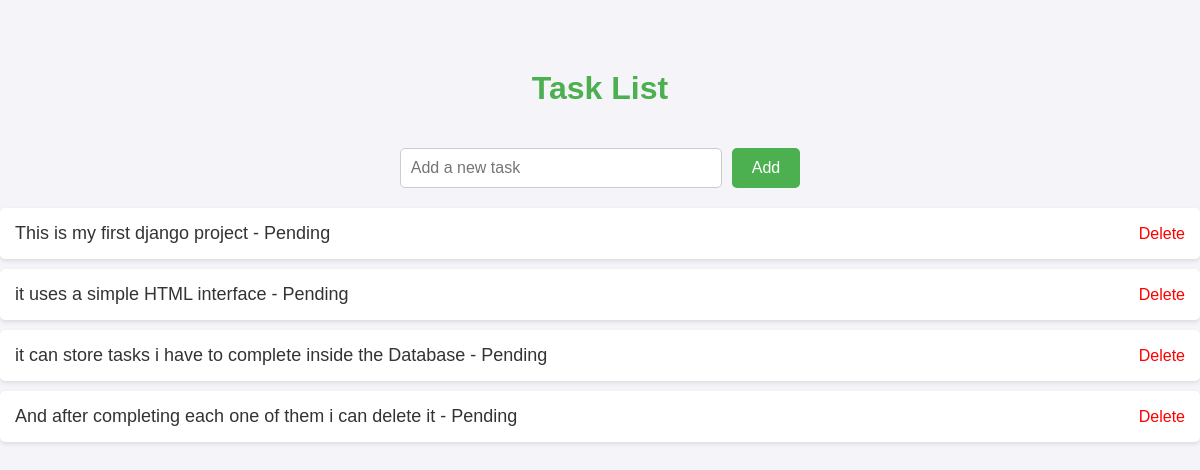
The page / on the database its author committed.
### tasks/models.py (models this page shows, shortened)
class Task(models.Model):
    title = models.CharField(max_length=200)
    completed = models.BooleanField(default=False)

### tasks/views.py (the view)
# urls.py: path('', views.task_list, name='task_list'),
def task_list(request):
    if request.method == 'POST':
        title = request.POST.get('title')
        Task.objects.create(title=title)
        return redirect('task_list')
    tasks = Task.objects.all()
    return render(request, 'task_list.html', {'tasks': tasks})

### templates/task_list.html (shortened to what this page needs)
{% load static %}
<!DOCTYPE html>
<html lang="en">
<head>
    <link rel="stylesheet" href="{% static 'styles.css' %}">
</head>
<body>
    <h1>Task List</h1>
    <form method="post">
        <input type="text" name="title" placeholder="Add a new task" required>
        <button type="submit">Add</button>
    </form>
    <ul>
        {% for task in tasks %}
            <li>
                {{ task.title }} - {% if task.completed %}Done{% else %}Pending{% endif %}
                <a href="{% url 'delete_task' task.id %}" style="color: red; margin-left: 10px;"
                   onclick="return confirm('Are you sure you want to delete this task?');">
                   Delete
                </a>
            </li>
        {% endfor %}
    </ul>
</body>
</html>

### tasks/static/styles.css (style rules this page uses)
body { font-family: Arial, sans-serif; background-color: #f4f4f9; color: #333; margin: 0; padding: 0; }
h1 { text-align: center; color: #4CAF50; padding: 20px; margin-top: 50px; }
form { display: flex; justify-content: center; margin-bottom: 20px; }
form input[type="text"] { padding: 10px; font-size: 16px; width: 300px; margin-right: 10px; border: 1px solid #ccc; border-radius: 5px; }
form button { padding: 10px 20px; font-size: 16px; background-color: #4CAF50; color: white; border: none; border-radius: 5px; cursor: pointer; }
ul { list-style-type: none; padding: 0; margin: 0; text-align: center; }
ul li { background-color: #fff; padding: 15px; margin: 10px 0; border-radius: 5px; box-shadow: 0 2px 4px rgba(0, 0, 0, 0.1); font-size: 18px; display: flex; justify-content: space-between; align-items: center; transition: background-color 0.3s ease; }
a { color: red; text-decoration: none; font-size: 16px; }

### rows shown on the page
Task: title "This is my first django project", completed "Pending"
Task: title "it uses a simple HTML interface", completed "Pending"
Task: title "it can store tasks i have to complete inside the Database", completed "Pending"
Task: title "And after completing each one of them i can delete it", completed "Pending"
